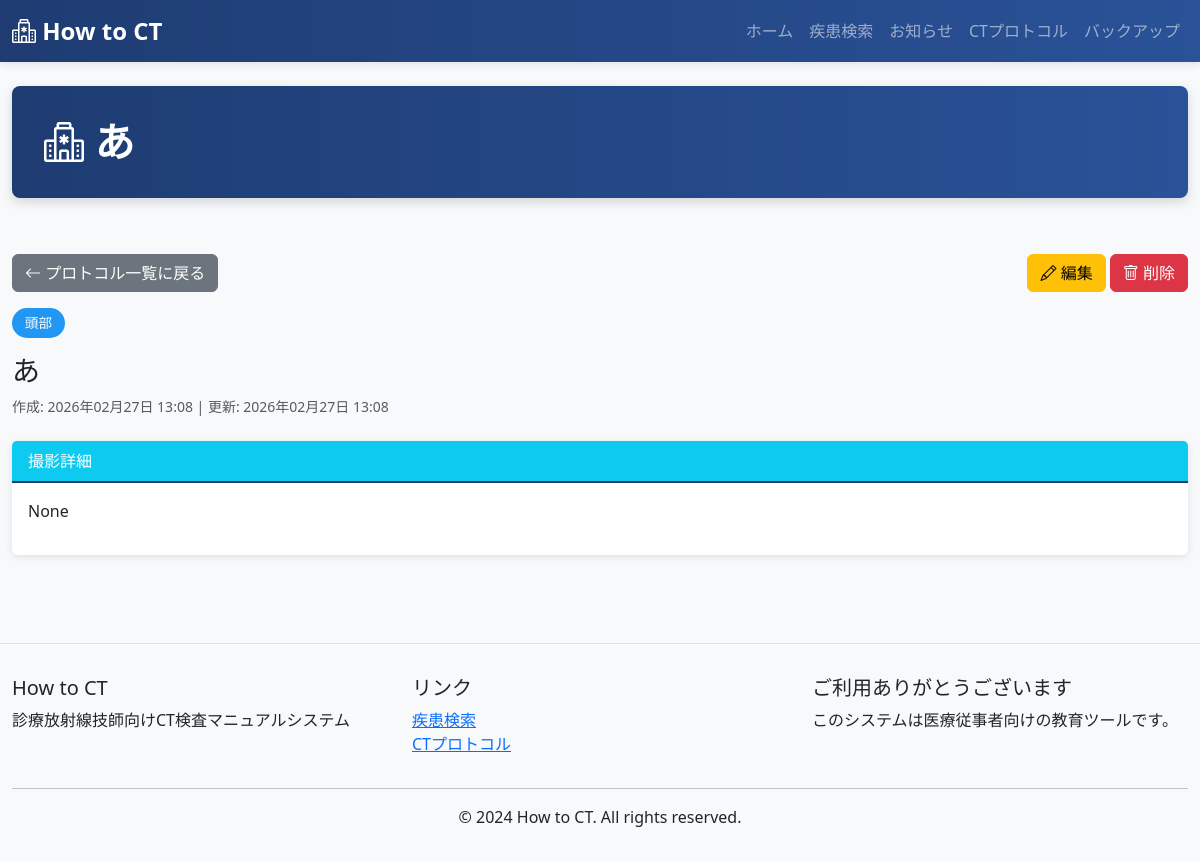
/protocol/2/, run on the app's committed database.
### ct_app/models.py (models this page shows, shortened)
class Protocol(models.Model):
    CATEGORY_CHOICES = [
        ('頭部', '頭部'),
        ('頸部', '頸部'),
        ('胸部', '胸部'),
        ('腹部', '腹部'),
        ('下肢', '下肢'),
        ('上肢', '上肢'),
        ('特殊', '特殊'),
    ]
    category = models.CharField(max_length=50, choices=CATEGORY_CHOICES)
    title = models.CharField(max_length=255)
    content = models.TextField(verbose_name="概要", null=True, blank=True)
    protocol_detail = models.TextField(verbose_name="撮影詳細", null=True, blank=True)
    contrast_detail = models.TextField(verbose_name="造影詳細", null=True, blank=True)
    processing_detail = models.TextField(verbose_name="画像処理詳細", null=True, blank=True)
    protocol_img = models.ImageField(upload_to='protocol_images/', null=True, blank=True)
    created_at = models.DateTimeField(auto_now_add=True)
    updated_at = models.DateTimeField(auto_now=True)
    class Meta:
        ordering = ['category', 'title']
        verbose_name_plural = "Protocols"

### ct_app/views.py (the view)
# urls.py: path('protocol/<int:pk>/', views.ProtocolDetailView.as_view(), name='protocol_detail'),
class ProtocolDetailView(View):
    def get(self, request, pk):
        protocol = get_object_or_404(Protocol, pk=pk)
        context = {
            'page_title': protocol.title,
            'protocol': protocol,
        }
        return render(request, 'ct_app/protocol_detail.html', context)

### ct_app/templates/ct_app/protocol_detail.html (shortened to what this page needs)
{% extends 'ct_app/base.html' %}
{% block content %}
<div class="row mb-3">
    <div class="col-6">
        <a href="{% url 'protocol_list' %}" class="btn btn-secondary">
            <i class="bi bi-arrow-left"></i> プロトコル一覧に戻る
        </a>
    </div>
    <div class="col-6 text-end">
        <a href="{% url 'protocol_update' protocol.pk %}" class="btn btn-warning">
            <i class="bi bi-pencil"></i> 編集
        </a>
        <form method="post" action="{% url 'protocol_delete' protocol.pk %}" style="display:inline;">
            <button type="submit" class="btn btn-danger" onclick="return confirm('削除してよろしいですか？')">
                <i class="bi bi-trash"></i> 削除
            </button>
        </form>
    </div>
</div>
<div class="protocol-section">
    <div class="mb-3">
        <span class="protocol-badge">{{ protocol.get_category_display }}</span>
    </div>
    <h3>{{ protocol.title }}</h3>
    <p class="text-muted small">
        作成: {{ protocol.created_at|date:'Y年m月d日 H:i' }} |
        更新: {{ protocol.updated_at|date:'Y年m月d日 H:i' }}
    </p>
    <div class="card mt-3">
        <div class="card-header bg-info text-white">撮影詳細</div>
        <div class="card-body">{{ protocol.protocol_detail|linebreaks }}</div>
    </div>
</div>
{% endblock %}

### ct_app/templates/ct_app/base.html (style rules this page uses)
:root { --primary-color: #1e3c72; --secondary-color: #2a5298; }
body { background-color: #f8f9fa; font-family: 'Segoe UI', Tahoma, Geneva, Verdana, sans-serif; }
.card { border: none; box-shadow: 0 2px 8px rgba(0,0,0,0.1); transition: transform 0.2s, box-shadow 0.2s; margin-bottom: 1rem; }
.card-header { background-color: #f8f9fa; border-bottom: 2px solid var(--primary-color); }
.protocol-badge { display: inline-block; background-color: #2196F3; color: white; padding: 0.3rem 0.8rem; border-radius: 15px; font-size: 0.85rem; margin-right: 0.5rem; }

### data on the page
Protocol: category "頭部", title "あ", created_at "2026年02月27日 13:08", updated_at "2026年02月27日 13:08", protocol_detail "None"

### other printed values
{{ page_title }} "あ"
